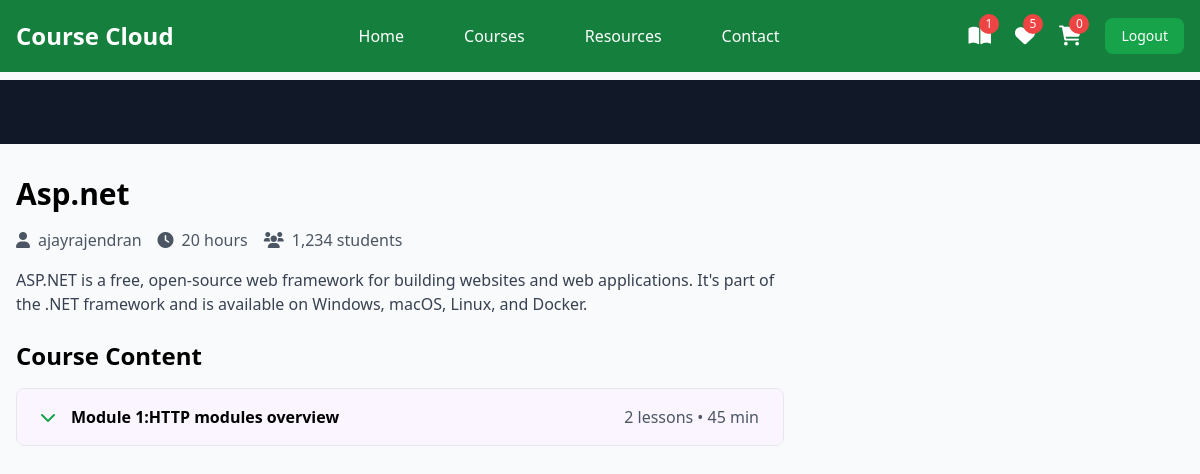
/student/courses/8/watch (signed in), run on the app's committed database.
### instructor/models.py (models this page shows, shortened)
class User(AbstractUser):
    ROLE_CHOICES =(
        ("instructor","Instructor"),
        ("student","Student")
    )
    role=models.CharField(max_length=20,choices=ROLE_CHOICES,default="student")

class Course(models.Model):
    title=models.CharField(max_length=200)
    description=models.TextField()
    price=models.DecimalField(decimal_places=2,max_digits=7)
    owner=models.ForeignKey(User,on_delete=models.SET_NULL,related_name="courses",null=True)
    is_free=models.BooleanField(default=False)
    picture=models.ImageField(upload_to="courseimages",null=True,blank=True,default="courseimages/default.png")
    thumbnail=EmbedVideoField()
    category_objects=models.ManyToManyField(Category)
    created_at=models.DateTimeField(auto_now_add=True)
    updated_at=models.DateTimeField(auto_now=True)

class Module(models.Model):
    title=models.CharField(max_length=200)
    course_object=models.ForeignKey(Course,on_delete=models.CASCADE,related_name="modules")
    order=models.PositiveIntegerField()

### student/views.py (the view)
# urls.py: path("courses/<int:pk>/watch",views.LessonDetailView.as_view(),name="lesson-detail"),
@method_decorator(signin_required,name="dispatch")
class LessonDetailView(View):
    def get(self,request,*args,**kwargs):
        course_id=kwargs.get("pk")
        course_instance=Course.objects.get(id=course_id)
        purachased_course=request.user.purchase.filter(is_paid=True).values_list("course_objects",flat=True)
        if course_instance.id not in purachased_course:
            return redirect ("index")
        module_id=request.GET.get("module") if "module" in request.GET else course_instance.modules.first().id
        module_instance=Module.objects.get(id=module_id,course_object=course_instance)
        lesson_id=request.GET.get("lesson") if "lesson" in request.GET else module_instance.lessons.first().id
        lesson_instance=Lesson.objects.get(id=lesson_id,module_object=module_instance)
        return render(request,"lesson_detail.html",{"course":course_instance,"lesson":lesson_instance})

### student/context_processors.py (called while the page is built)
def course_context(request):
    count=0
    if request.user.is_authenticated:
        orders=request.user.purchase.filter(is_paid=True)
        count=len([c for o in orders for c in o.course_objects.all()])
    return{"count":count}

### student/templates/lesson_detail.html (shortened to what this page needs)
{%extends 'base.html'%}
{% load embed_video_tags %}
{%block main_block%}
        <div class="bg-gray-900 w-full">
            <div class="max-w-screen-xl mx-auto px-4 py-8">
            </div>
        </div>
        <div class="max-w-screen-xl mx-auto px-4 py-8 grid grid-cols-1 lg:grid-cols-3 gap-8">
            <div class="lg:col-span-2">
                <h1 class="text-3xl font-bold mb-4">{{course.title}}</h1>
                <div class="flex items-center mb-4 text-gray-600">
                    <span class="mr-4"><i class="fas fa-user mr-2"></i>{{course.owner}}</span>
                    <span class="mr-4"><i class="fas fa-clock mr-2"></i>20 hours</span>
                    <span><i class="fas fa-users mr-2"></i>1,234 students</span>
                </div>
                <p class="text-gray-700 mb-6">{{course.description}}</p>
                <div class="space-y-4">
                    <h2 class="text-2xl font-bold mb-4">Course Content</h2>
                    {%for module in course.modules.all%}
                    <div class="border rounded-lg overflow-hidden">
                        <button class="w-full px-6 py-4 bg-purple-50 hover:bg-green-100 flex items-center justify-between" onclick="toggleModule('module{{forloop.counter}}')">
                            <div class="flex items-center">
                                <i class="fas fa-chevron-down mr-4 text-green-600"></i>
                                <span class="font-semibold">Module {{forloop.counter}}:{{module.title}}</span>
                            </div>
                            <span class="text-gray-600">{{module.lessons.all.count}} lessons • 45 min</span>
                        </button>
                    </div>
                    {%endfor%}
                </div>
            </div>
        </div>
    </div>
{%endblock%}

### student/templates/base.html (shortened to what this page needs)
<!DOCTYPE html>
<html lang="en">
<head>
    <script src="https://cdn.tailwindcss.com"></script>
    <link href="https://cdnjs.cloudflare.com/ajax/libs/font-awesome/6.0.0/css/all.min.css" rel="stylesheet">
</head>
<body class="bg-gray-50">
    <nav class="bg-green-700 fixed w-full z-20 top-0 left-0">
        <div class="max-w-screen-xl flex flex-wrap items-center justify-between mx-auto p-4">
            <a href="#" class="flex items-center">
                <span class="self-center text-2xl font-semibold text-white">Course Cloud</span>
            </a>
            <div class="items-center justify-between hidden w-full md:flex md:w-auto md:order-1">
                <ul class="flex flex-col p-4 md:p-0 mt-4 font-medium md:flex-row md:space-x-8 md:mt-0">
                    <li><a href="{%url 'index'%}" class="block py-2 pl-3 pr-4 text-white hover:text-purple-200">Home</a></li>
                    <li><a href="{%url 'mycorses'%}" class="block py-2 pl-3 pr-4 text-white hover:text-purple-200">Courses</a></li>
                    <li><a href="#" class="block py-2 pl-3 pr-4 text-white hover:text-purple-200">Resources</a></li>
                    <li><a href="#" class="block py-2 pl-3 pr-4 text-white hover:text-purple-200">Contact</a></li>
                </ul>
            </div>
            <div class="flex items-center space-x-6 md:order-2">
                <div class="relative group">
                    <a href="{%url 'mycorses'%}" class="text-white hover:text-green-200">
                        <i class="fas fa-book-open text-xl"></i>
                        <span class="absolute -top-2 -right-2 bg-red-500 text-white text-xs rounded-full h-5 w-5 flex items-center justify-center">{{count}}</span>
                    </a>
                </div>
                <div class="relative group">
                    <a href="#" class="text-white hover:text-green-200">
                        <i class="fas fa-heart text-xl"></i>
                        <span class="absolute -top-2 -right-2 bg-red-500 text-white text-xs rounded-full h-5 w-5 flex items-center justify-center">5</span>
                    </a>
                </div>
                <div class="relative group">
                    <a href="{%url 'cart-summery'%}" class="text-white hover:text-green-200">
                        <i class="fas fa-shopping-cart text-xl"></i>
                        <span class="absolute -top-2 -right-2 bg-red-500 text-white text-xs rounded-full h-5 w-5 flex items-center justify-center">{{request.user.basket.all.count}}</span>
                    </a>
                </div>
                <a href="{%url 'signout'%}">
                    <button class="text-white bg-green-600 hover:bg-red-800 focus:ring-4 focus:outline-none focus:ring-red-300 font-medium rounded-lg text-sm px-4 py-2 text-center">Logout</button>
                </a>
            </div>
        </div>
    </nav>
  <div class="mt-20">
    {%block main_block%}
    {%endblock%}
</body>
</html>

### data on the page
User: user.basket.all.count "0"
Course: title "Asp.net", owner "ajayrajendran", description "ASP.NET is a free, open-source web framework for building websites and web applications. It's part of the .NET framework and is available on Windows, macOS, Linux, and Docker."
Module: title "HTTP modules overview", lessons.all.count "2"

### other printed values
{{ count }} "1"
